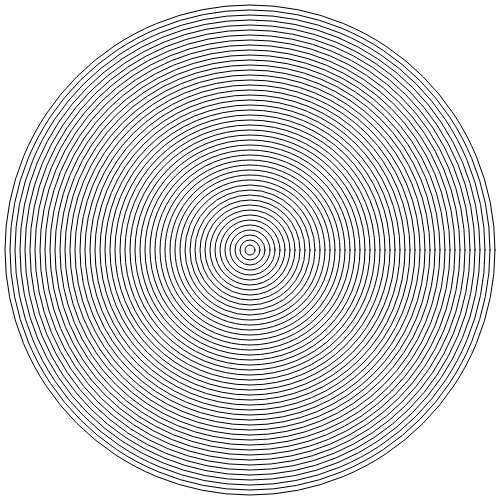
Frame 1 (no input)
Frame 60 (no input): identical to frame 1, image omitted
Frame 120 (the mouse pressed at the canvas centre since frame 60): identical to frame 1, image omitted

The p5.js sketch that drew this single still picture (run headless with seeded random() and noise() and a simulated clock; from frame 60 on, the mouse is pressed at the canvas centre):

// p5.js sketch
// ── sketch.js
function setup() {
  createCanvas(500, 500);
  noFill();
  
  
  for (i = 10; i < width; i = i + 10) {
      ellipse(width/2, height/2, i, i);
  }
}

function draw() {
  
}
